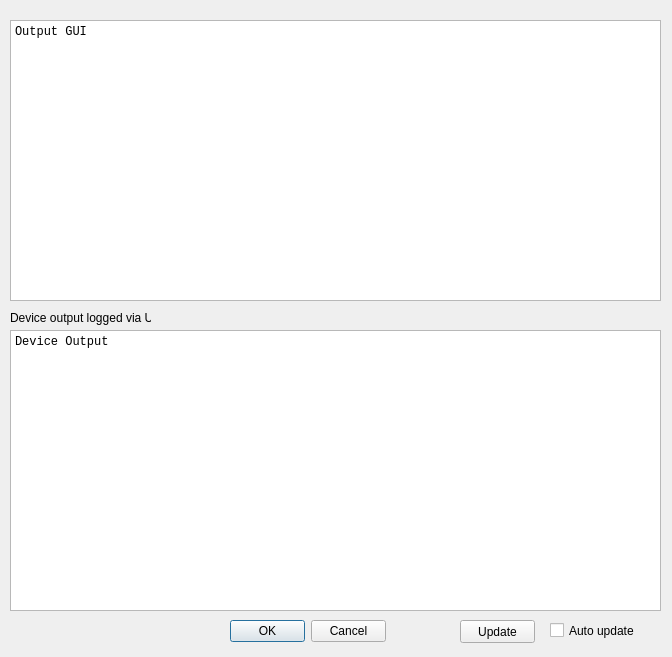
<?xml version="1.0" encoding="UTF-8"?>
<ui version="4.0">
 <class>DebugDialog</class>
 <widget class="QDialog" name="DebugDialog">
  <property name="geometry">
   <rect>
    <x>0</x>
    <y>0</y>
    <width>672</width>
    <height>657</height>
   </rect>
  </property>
  <property name="windowTitle">
   <string>Dialog</string>
  </property>
  <property name="windowIcon">
   <iconset resource="../resources.qrc">
    <normaloff>:/images/CS_icon.png</normaloff>:/images/CS_icon.png</iconset>
  </property>
  <widget class="QPlainTextEdit" name="TextGUI">
   <property name="geometry">
    <rect>
     <x>10</x>
     <y>20</y>
     <width>651</width>
     <height>281</height>
    </rect>
   </property>
   <property name="font">
    <font>
     <family>Courier New</family>
    </font>
   </property>
   <property name="lineWrapMode">
    <enum>QPlainTextEdit::NoWrap</enum>
   </property>
   <property name="readOnly">
    <bool>true</bool>
   </property>
   <property name="plainText">
    <string>Output GUI</string>
   </property>
  </widget>
  <widget class="QPushButton" name="pushButton">
   <property name="geometry">
    <rect>
     <x>460</x>
     <y>620</y>
     <width>75</width>
     <height>23</height>
    </rect>
   </property>
   <property name="text">
    <string>Update</string>
   </property>
  </widget>
  <widget class="QLabel" name="label">
   <property name="geometry">
    <rect>
     <x>20</x>
     <y>620</y>
     <width>201</width>
     <height>21</height>
    </rect>
   </property>
   <property name="text">
    <string/>
   </property>
  </widget>
  <widget class="QCheckBox" name="checkBox">
   <property name="geometry">
    <rect>
     <x>550</x>
     <y>620</y>
     <width>111</width>
     <height>21</height>
    </rect>
   </property>
   <property name="text">
    <string>Auto update</string>
   </property>
  </widget>
  <widget class="QDialogButtonBox" name="buttonBox">
   <property name="geometry">
    <rect>
     <x>230</x>
     <y>620</y>
     <width>156</width>
     <height>23</height>
    </rect>
   </property>
   <property name="orientation">
    <enum>Qt::Horizontal</enum>
   </property>
   <property name="standardButtons">
    <set>QDialogButtonBox::Cancel|QDialogButtonBox::Ok</set>
   </property>
  </widget>
  <widget class="QPlainTextEdit" name="TextStick">
   <property name="geometry">
    <rect>
     <x>10</x>
     <y>330</y>
     <width>651</width>
     <height>281</height>
    </rect>
   </property>
   <property name="font">
    <font>
     <family>Courier New</family>
    </font>
   </property>
   <property name="lineWrapMode">
    <enum>QPlainTextEdit::NoWrap</enum>
   </property>
   <property name="readOnly">
    <bool>true</bool>
   </property>
   <property name="plainText">
    <string>Device Output</string>
   </property>
  </widget>
  <widget class="QLabel" name="label_OutputStick">
   <property name="geometry">
    <rect>
     <x>10</x>
     <y>310</y>
     <width>141</width>
     <height>16</height>
    </rect>
   </property>
   <property name="text">
    <string>Device output logged via USB</string>
   </property>
  </widget>
 </widget>
 <resources>
  <include location="../resources.qrc"/>
 </resources>
 <connections>
  <connection>
   <sender>buttonBox</sender>
   <signal>accepted()</signal>
   <receiver>DebugDialog</receiver>
   <slot>accept()</slot>
   <hints>
    <hint type="sourcelabel">
     <x>248</x>
     <y>254</y>
    </hint>
    <hint type="destinationlabel">
     <x>157</x>
     <y>274</y>
    </hint>
   </hints>
  </connection>
  <connection>
   <sender>buttonBox</sender>
   <signal>rejected()</signal>
   <receiver>DebugDialog</receiver>
   <slot>reject()</slot>
   <hints>
    <hint type="sourcelabel">
     <x>316</x>
     <y>260</y>
    </hint>
    <hint type="destinationlabel">
     <x>286</x>
     <y>274</y>
    </hint>
   </hints>
  </connection>
 </connections>
</ui>
